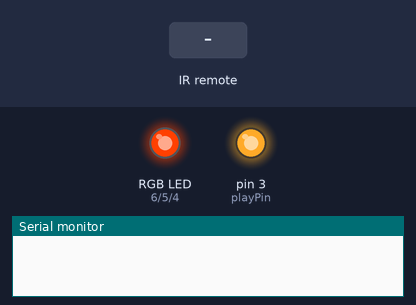
A sketch run on a simulated Arduino Uno, built with avr-gcc and run on an emulated ATmega328P. Shown: an RGB LED mixed from three pins (HIGH = lit), output pins drawn as LEDs (lit = HIGH), the last lines printed to the serial monitor. Inputs (shaded band) come from the test bench.

Above: at 1.25 s.
1.3 s: infrared code 0xFF02FD received
At 1.9 s:
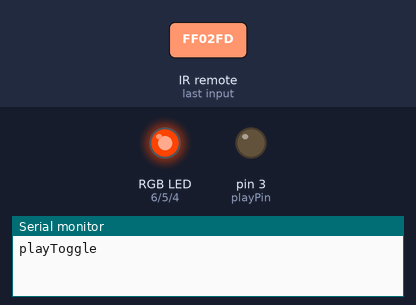
2.8 s: infrared code 0xFF22DD received
At 3.1 s:
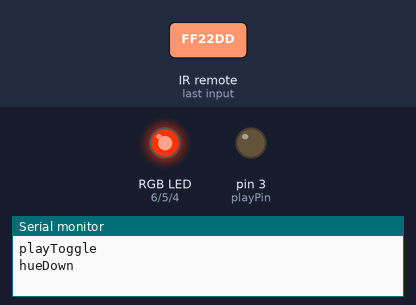
4.3 s: infrared code 0xFFA857 received
At 5.5 s:
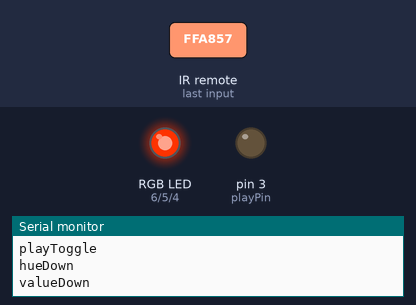
5.8 s: infrared code 0xFFC23D received
At 6.6 s:
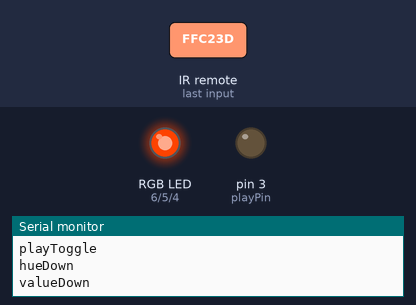
7.3 s: infrared code 0xFF02FD received
At 8.35 s:
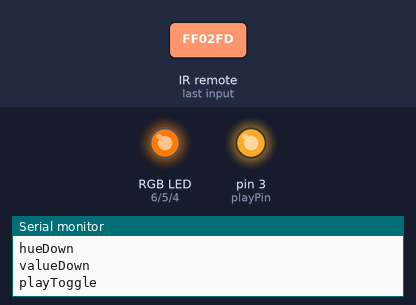
10.3 s: infrared code 0xFFFFFFFF received
At 11.3 s:
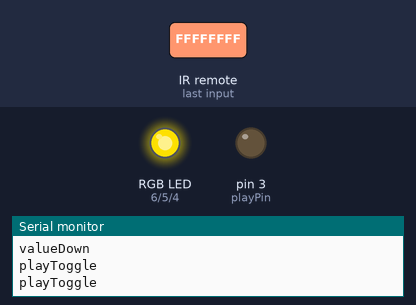
Timing chart, 0 to 12.8 s (numbered marks = the images above; inputs shaded):
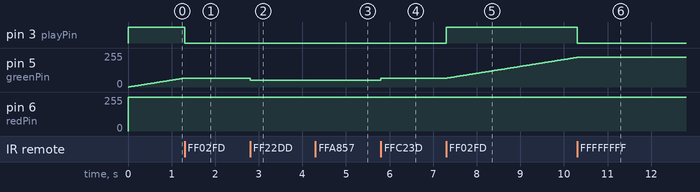

Measured:
- after the input at 1.3 s, pin 3 (playPin): HIGH → LOW at once; pin 5 (greenPin): stays 67/255 (without the input it goes to 68/255 after 0.01 s)
- after the input at 2.8 s, pin 5 (greenPin): 67/255 → 52/255 at once
- after the input at 4.3 s, pin 5 (greenPin): 52/255 → 51/255 at once; pin 6 (redPin): 255/255 → 252/255 at once
- after the input at 5.8 s, pin 5 (greenPin): 51/255 → 66/255 at once
- after the input at 7.3 s, pin 3 (playPin): LOW → HIGH at once; pin 5 (greenPin): moves from 66/255 to 222/255 over 3.0 s, starting at once
- after the input at 10.3 s, pin 3 (playPin): HIGH → LOW at once; pin 5 (greenPin): stays 222/255 (without the input it goes to 223/255 after 0.01 s); pin 6 (redPin): stays 252/255 (without the input it goes to 251/255 after 0.59 s)

The sketch:

ir-rgb.ino
```cpp
#include <IRremote.h>

// IR REMOTE
const int RECV_PIN = 7;
IRrecv irrecv(RECV_PIN);
decode_results results;
unsigned long key_value = 0;

// RGB LED
const int redPin = 6;
const int greenPin = 5;
const int bluePin = 4;
float hue = 0;
float saturation = 1;
float value = 1;
bool play = true;
const int playPin = 3;

struct RGB {
    float r, g, b;
};

void setup() {
  Serial.begin(9600);
  setupIRRemote();
  setupRGBLED();
}

void setupIRRemote() {
  irrecv.enableIRIn();
  irrecv.blink13(true);
}

void setupRGBLED() {
  pinMode(redPin, OUTPUT);
  pinMode(greenPin, OUTPUT);
  pinMode(bluePin, OUTPUT);
  pinMode(playPin, OUTPUT);
}

void loop() {
  readIRRemoteKey();
  writeToRgbLed();
}

void readIRRemoteKey() {
  if (irrecv.decode(&results)) {

    if (results.value == 0XFFFFFFFF)
      results.value = key_value;

    switch(results.value){
      case 0xFFA25D: // "powerToggle"
        break;
      case 0xFF629D: // "volumeUp"
        valueUp();
        break;
      case 0xFFE21D: // "funcStop"
        break;
      case 0xFF22DD: // "back"
        hueDown();
        break;
      case 0xFF02FD: // "playToggle"
        playToggle();
        break;
      case 0xFFC23D: // "forward"
        hueUp();
        break;
      case 0xFFE01F: // "down"
        saturationDown();
        break;
      case 0xFFA857: // "volumeDown"
        valueDown();
        break;
      case 0xFF906F: // "up"
        saturationUp();
        break;
      case 0xFF6897: // "0"
        break;
      case 0xFF9867: // "EQ"
        break;
      case 0xFFB04F: // "rept"
        break;
      case 0xFF30CF: // "1"
        break;
      case 0xFF18E7: // "2"
        break;
      case 0xFF7A85: // "3"
        break;
      case 0xFF10EF: // "4"
        break;
      case 0xFF38C7: // "5"
        break;
      case 0xFF5AA5: // "6"
        break;
      case 0xFF42BD: // "7"
        break;
      case 0xFF4AB5: // "8"
        break;
      case 0xFF52AD: // "9"
        break;
      default:
        Serial.println(results.value, HEX);
    }
    key_value = results.value;
    irrecv.resume();
  }
}

void hueUp(float step) {
  // Serial.println("hueUp");
  hue = hue >= 1 ? step : hue + step;
}

void hueUp() {
  hueUp(0.01);
}

void hueDown() {
  Serial.println("hueDown");
  hue = hue <= 0 ? 0.99 : hue - 0.01;
}

void valueUp() {
  Serial.println("valueUp");
  value = min(1, value + 0.01);
}

void valueDown() {
  Serial.println("valueDown");
  value = max(0, value - 0.01);
}

void saturationUp() {
  Serial.println("saturationUp");
  saturation = min(1, saturation + 0.01);
}

void saturationDown() {
  Serial.println("saturationDown");
  saturation = max(0, saturation - 0.01);
}

void writeToRgbLed() {
  if (play) {
    hueUp(0.00001);
    analogWrite(playPin, 255);
  } else {
    analogWrite(playPin, 0);
  }
  RGB rgb = hsvToRgb(hue, saturation, value);
  analogWrite(redPin, rgb.r);
  analogWrite(greenPin, rgb.g);
  analogWrite(bluePin, rgb.b);
}

void playToggle() {
  Serial.println("playToggle");
  play = !play;
}

RGB hsvToRgb(float h, float s, float v) {
  int i = floor(h * 6);
  float f = h * 6 - i;
  float p = v * (1 - s);
  float q = v * (1 - f * s);
  float t = v * (1 - (1 - f) * s);
  float r, g, b;

  switch (i % 6) {
    case 0: r = v, g = t, b = p; break;
    case 1: r = q, g = v, b = p; break;
    case 2: r = p, g = v, b = t; break;
    case 3: r = p, g = q, b = v; break;
    case 4: r = t, g = p, b = v; break;
    case 5: r = v, g = p, b = q; break;
  }

  return {
    .r = r * 255,
    .g = g * 255,
    .b = b * 255
  };
}
```
